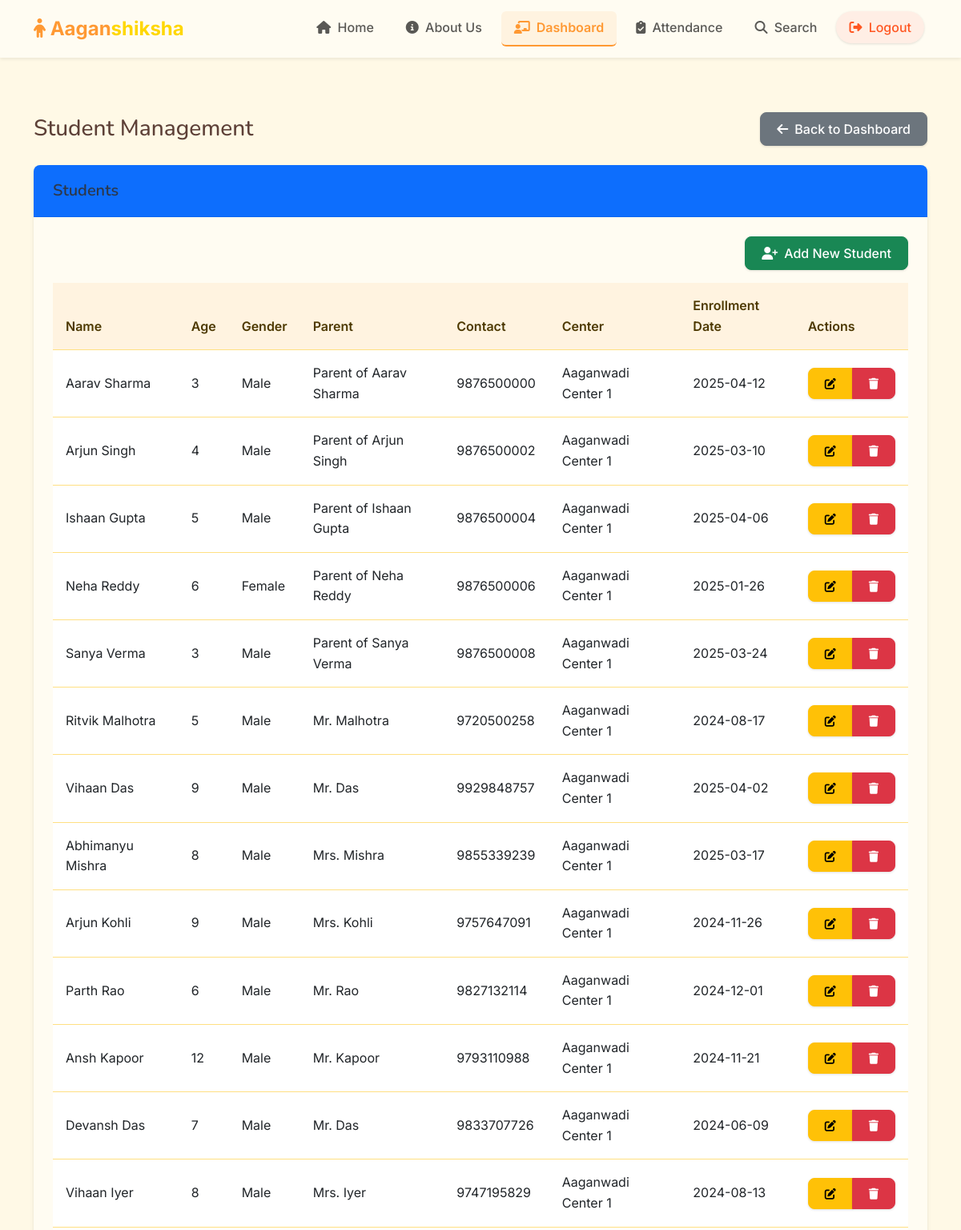
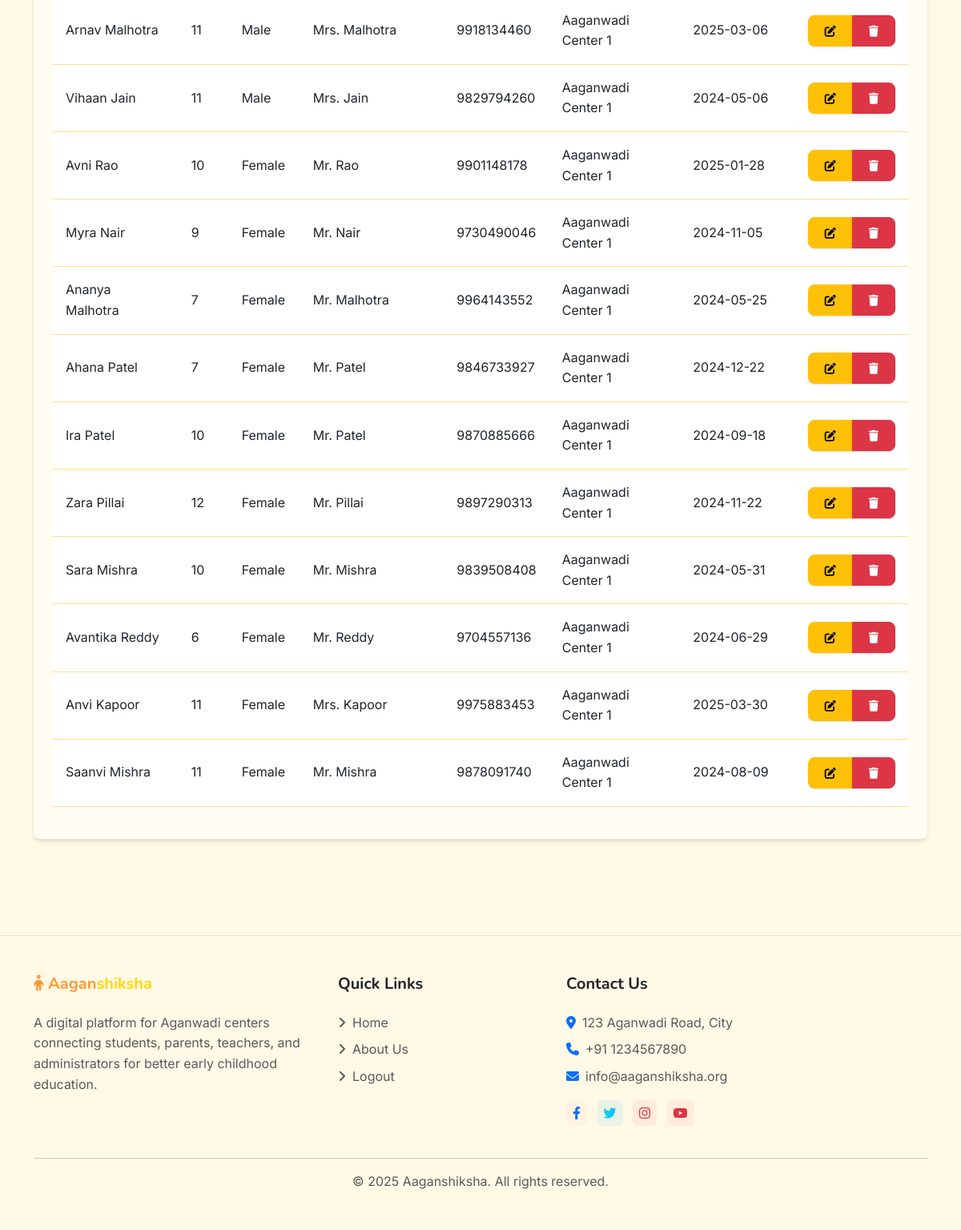
The app's page /teacher/students (signed in) with its own data (2 pictures, top to bottom).
### models.py (models this page shows, shortened)
class Student(db.Model):
    id = db.Column(db.Integer, primary_key=True)
    name = db.Column(db.String(100), nullable=False)
    age = db.Column(db.Integer)
    gender = db.Column(db.String(10))
    parent_name = db.Column(db.String(100))
    parent_contact = db.Column(db.String(15))
    address = db.Column(db.String(200))
    aadhar_number = db.Column(db.String(12), unique=True, nullable=False)
    enrollment_date = db.Column(db.Date, default=datetime.utcnow)
    center_id = db.Column(db.Integer, db.ForeignKey('center.id'), nullable=False)
    created_at = db.Column(db.DateTime, default=datetime.utcnow)
    attendance_records = db.relationship('Attendance', backref='student', lazy=True)

class Center(db.Model):
    id = db.Column(db.Integer, primary_key=True)
    name = db.Column(db.String(100), nullable=False)
    address = db.Column(db.String(200), nullable=False)
    contact_number = db.Column(db.String(15))
    email = db.Column(db.String(120))
    created_at = db.Column(db.DateTime, default=datetime.utcnow)
    students = db.relationship('Student', backref='center', lazy=True)
    inventory_items = db.relationship('Inventory', backref='center', lazy=True)

### routes/teacher.py (the view)
@teacher_bp.route('/students')
@login_required
@teacher_required
def students():
    if not current_user.center_id:
        flash('You need to be assigned to a center to view students.', 'warning')
        return redirect(url_for('teacher.dashboard'))
    students = Student.query.filter_by(center_id=current_user.center_id).all()
    return render_template('teacher/students.html', students=students)

### app.py (called while the page is built)
@app.context_processor
def inject_csrf_token():
    return dict(csrf_token=generate_csrf)

@login_manager.user_loader
def load_user(user_id):
    return User.query.get(int(user_id))

### routes/teacher.py (called while the page is built)
def teacher_required(f):
    @wraps(f)
    def decorated_function(*args, **kwargs):
        if not current_user.is_authenticated or current_user.role != 'teacher':
            flash('You need to be a teacher to access this page.', 'danger')
            return redirect(url_for('auth.login'))
        return f(*args, **kwargs)
    return decorated_function

### templates/teacher/students.html (shortened to what this page needs)
{% extends 'base.html' %}
{% block content %}
<div class="container py-4">
    <div class="d-flex justify-content-between align-items-center mb-4">
        <h1 class="h3 mb-0">Student Management</h1>
        <a href="{{ url_for('teacher.dashboard') }}" class="btn btn-secondary">
            <i class="fas fa-arrow-left me-2"></i>Back to Dashboard
        </a>
    </div>
    <div class="card mb-4">
        <div class="card-header bg-primary text-white">
            <h5 class="mb-0">
                {% if is_add %}
                    Add New Student
                {% elif is_edit %}
                    Edit Student
                {% else %}
                    Students
                {% endif %}
            </h5>
        </div>
        <div class="card-body">
            {% if is_add or is_edit %}
                <form method="POST">
                    {{ form.hidden_tag() }}
                    <div class="row mb-3">
                        <div class="col-md-6">
                            <label class="form-label">Student Name</label>
                            {{ form.name(class="form-control") }}
                            {% if form.name.errors %}
                                <div class="text-danger">
                                    {% for error in form.name.errors %}
                                        <small>{{ error }}</small>
                                    {% endfor %}
                                </div>
                            {% endif %}
                        </div>
                        <div class="col-md-3">
                            <label class="form-label">Age</label>
                            {{ form.age(class="form-control") }}
                            {% if form.age.errors %}
                                <div class="text-danger">
                                    {% for error in form.age.errors %}
                                        <small>{{ error }}</small>
                                    {% endfor %}
                                </div>
                            {% endif %}
                        </div>
                        <div class="col-md-3">
                            <label class="form-label">Gender</label>
                            {{ form.gender(class="form-select") }}
                            {% if form.gender.errors %}
                                <div class="text-danger">
                                    {% for error in form.gender.errors %}
                                        <small>{{ error }}</small>
                                    {% endfor %}
                                </div>
                            {% endif %}
                        </div>
                    </div>
                    <div class="row mb-3">
                        <div class="col-md-6">
                            <label class="form-label">Parent Name</label>
                            {{ form.parent_name(class="form-control") }}
                            {% if form.parent_name.errors %}
                                <div class="text-danger">
                                    {% for error in form.parent_name.errors %}
                                        <small>{{ error }}</small>
                                    {% endfor %}
                                </div>
                            {% endif %}
                        </div>
                        <div class="col-md-6">
                            <label class="form-label">Parent Contact</label>
                            {{ form.parent_contact(class="form-control") }}
                            {% if form.parent_contact.errors %}
                                <div class="text-danger">
                                    {% for error in form.parent_contact.errors %}
                                        <small>{{ error }}</small>
                                    {% endfor %}
                                </div>
                            {% endif %}
                        </div>
                    </div>
                    <div class="mb-3">
                        <label class="form-label">Address</label>
                        {{ form.address(class="form-control") }}
                        {% if form.address.errors %}
                            <div class="text-danger">
                                {% for error in form.address.errors %}
                                    <small>{{ error }}</small>
                                {% endfor %}
                            </div>
                        {% endif %}
                    </div>
                    <div class="mb-3">
                        <label class="form-label">Aadhar Number</label>
                        {{ form.aadhar_number(class="form-control", placeholder="Enter 12-digit Aadhar Number") }}
                        {% if form.aadhar_number.errors %}
                            <div class="text-danger">
                                {% for error in form.aadhar_number.errors %}
                                    <small>{{ error }}</small>
                                {% endfor %}
                            </div>
                        {% endif %}
                    </div>
                    <div class="mb-3">
                        <label class="form-label">Center</label>
                        {{ form.center_id(class="form-select") }}
                        {% if form.center_id.errors %}
                            <div class="text-danger">
                                {% for error in form.center_id.errors %}
                                    <small>{{ error }}</small>
                                {% endfor %}
                            </div>
                        {% endif %}
                    </div>
                    <div class="d-flex justify-content-between">
                        <a href="{{ url_for('teacher.students') }}" class="btn btn-secondary">Cancel</a>
                        {{ form.submit(class="btn btn-primary") }}
                    </div>
                </form>
            {% else %}
                <div class="d-flex justify-content-end mb-3">
                    <a href="{{ url_for('teacher.add_student') }}" class="btn btn-success">
                        <i class="fas fa-user-plus me-2"></i>Add New Student
                    </a>
                </div>
                <div class="table-responsive">
                    <table class="table table-hover">
                        <thead>
                            <tr>
                                <th>Name</th>
                                <th>Age</th>
                                <th>Gender</th>
                                <th>Parent</th>
                                <th>Contact</th>
                                <th>Center</th>
                                <th>Enrollment Date</th>
                                <th>Actions</th>
                            </tr>
                        </thead>
                        <tbody>
                            {% if students %}
                                {% for student in students %}
                                    <tr>
                                        <td>{{ student.name }}</td>
                                        <td>{{ student.age }}</td>
                                        <td>{{ student.gender|capitalize }}</td>
                                        <td>{{ student.parent_name }}</td>
                                        <td>{{ student.parent_contact }}</td>
                                        <td>{{ student.center.name }}</td>
                                        <td>{{ student.enrollment_date.strftime('%Y-%m-%d') if student.enrollment_date else 'N/A' }}</td>
                                        <td>
                                            <div class="btn-group btn-group-sm">
                                                <a href="{{ url_for('teacher.edit_student', id=student.id) }}" class="btn btn-warning">
                                                    <i class="fas fa-edit"></i>
                                                </a>
                                                <button type="button" class="btn btn-danger" data-bs-toggle="modal" data-bs-target="#deleteModal{{ student.id }}">
                                                    <i class="fas fa-trash"></i>
                                                </button>
                                            </div>
                                        </td>
                                    </tr>
                                {% endfor %}
                            {% else %}
                                <tr>
                                    <td colspan="8" class="text-center">No students found.</td>
                                </tr>
                            {% endif %}
                        </tbody>
                    </table>
                </div>
            {% endif %}
        </div>
    </div>
</div>
{% endblock %}

### static/css/style.css (style rules this page uses)
:root { --primary-color: #FF9933; --primary-light: #FFF3E0; --secondary-color: #FFD700; --info-color: #FFD700; --success-color: #FF9933; --warning-color: #FFBF00; --danger-color: #FF5722; --light-color: #FFF9E6; --dark-color: #4D3900; --text-color: #5D4037; --border-radius: 0.5rem; --box-shadow: 0 4px 6px -1px rgba(0, 0, 0, 0.1), 0 2px 4px -1px rgba(0, 0, 0, 0.06); --transition: all 0.3s ease; }
body { min-height: 100vh; display: flex; flex-direction: column; font-family: 'Inter', -apple-system, BlinkMacSystemFont, 'Segoe UI', Roboto, Oxygen, Ubuntu, Cantarell, 'Open Sans', 'Helvetica Neue', sans-serif; color: var(--text-color); background-color: #FFF9E6; line-height: 1.6; }
h1, h2, h3, h4, h5, h6 { font-family: 'Nunito', -apple-system, BlinkMacSystemFont, 'Segoe UI', Roboto, Oxygen, Ubuntu, Cantarell, 'Open Sans', 'Helvetica Neue', sans-serif; font-weight: 600; color: #2d3748; }
a { transition: var(--transition); }
.btn { border-radius: var(--border-radius); padding: 0.5rem 1.25rem; font-weight: 500; transition: var(--transition); box-shadow: 0 1px 3px rgba(0,0,0,0.12); }
.card { border: none; border-radius: var(--border-radius); box-shadow: var(--box-shadow); transition: var(--transition); overflow: hidden; background-color: #FFFCF2; }
.card-header { background-color: white; border-bottom: 1px solid rgba(0, 0, 0, 0.05); padding: 1.25rem 1.5rem; font-weight: 600; }
.card-body { padding: 1.5rem; }
.table { border-collapse: separate; border-spacing: 0; width: 100%; margin-bottom: 1rem; }
.table th { background-color: #FFF3E0; font-weight: 600; padding: 1rem; text-align: left; color: #4D3900; border-bottom: 1px solid #FFE082; }
.table td { padding: 1rem; border-bottom: 1px solid #FFE082; vertical-align: middle; }

### records on screen
Student: name "Aarav Sharma", age "3", gender "Male", parent_name "Parent of Aarav Sharma", parent_contact "9876500000", center.name "Aaganwadi Center 1", enrollment_date "2025-04-12"
Student: name "Arjun Singh", age "4", gender "Male", parent_name "Parent of Arjun Singh", parent_contact "9876500002", center.name "Aaganwadi Center 1", enrollment_date "2025-03-10"
Student: name "Ishaan Gupta", age "5", gender "Male", parent_name "Parent of Ishaan Gupta", parent_contact "9876500004", center.name "Aaganwadi Center 1", enrollment_date "2025-04-06"
Student: name "Neha Reddy", age "6", gender "Female", parent_name "Parent of Neha Reddy", parent_contact "9876500006", center.name "Aaganwadi Center 1", enrollment_date "2025-01-26"
Student: name "Sanya Verma", age "3", gender "Male", parent_name "Parent of Sanya Verma", parent_contact "9876500008", center.name "Aaganwadi Center 1", enrollment_date "2025-03-24"
Student: name "Ritvik Malhotra", age "5", gender "Male", parent_name "Mr. Malhotra", parent_contact "9720500258", center.name "Aaganwadi Center 1", enrollment_date "2024-08-17"
Student: name "Vihaan Das", age "9", gender "Male", parent_name "Mr. Das", parent_contact "9929848757", center.name "Aaganwadi Center 1", enrollment_date "2025-04-02"
Student: name "Abhimanyu Mishra", age "8", gender "Male", parent_name "Mrs. Mishra", parent_contact "9855339239", center.name "Aaganwadi Center 1", enrollment_date "2025-03-17"
Student: name "Arjun Kohli", age "9", gender "Male", parent_name "Mrs. Kohli", parent_contact "9757647091", center.name "Aaganwadi Center 1", enrollment_date "2024-11-26"
Student: name "Parth Rao", age "6", gender "Male", parent_name "Mr. Rao", parent_contact "9827132114", center.name "Aaganwadi Center 1", enrollment_date "2024-12-01"
Student: name "Ansh Kapoor", age "12", gender "Male", parent_name "Mr. Kapoor", parent_contact "9793110988", center.name "Aaganwadi Center 1", enrollment_date "2024-11-21"
Student: name "Devansh Das", age "7", gender "Male", parent_name "Mr. Das", parent_contact "9833707726", center.name "Aaganwadi Center 1", enrollment_date "2024-06-09"
Student: name "Vihaan Iyer", age "8", gender "Male", parent_name "Mrs. Iyer", parent_contact "9747195829", center.name "Aaganwadi Center 1", enrollment_date "2024-08-13"
Student: name "Arnav Malhotra", age "11", gender "Male", parent_name "Mrs. Malhotra", parent_contact "9918134460", center.name "Aaganwadi Center 1", enrollment_date "2025-03-06"
Student: name "Vihaan Jain", age "11", gender "Male", parent_name "Mrs. Jain", parent_contact "9829794260", center.name "Aaganwadi Center 1", enrollment_date "2024-05-06"
Student: name "Avni Rao", age "10", gender "Female", parent_name "Mr. Rao", parent_contact "9901148178", center.name "Aaganwadi Center 1", enrollment_date "2025-01-28"
Student: name "Myra Nair", age "9", gender "Female", parent_name "Mr. Nair", parent_contact "9730490046", center.name "Aaganwadi Center 1", enrollment_date "2024-11-05"
Student: name "Ananya Malhotra", age "7", gender "Female", parent_name "Mr. Malhotra", parent_contact "9964143552", center.name "Aaganwadi Center 1", enrollment_date "2024-05-25"
Student: name "Ahana Patel", age "7", gender "Female", parent_name "Mr. Patel", parent_contact "9846733927", center.name "Aaganwadi Center 1", enrollment_date "2024-12-22"
Student: name "Ira Patel", age "10", gender "Female", parent_name "Mr. Patel", parent_contact "9870885666", center.name "Aaganwadi Center 1", enrollment_date "2024-09-18"
Student: name "Zara Pillai", age "12", gender "Female", parent_name "Mr. Pillai", parent_contact "9897290313", center.name "Aaganwadi Center 1", enrollment_date "2024-11-22"
Student: name "Sara Mishra", age "10", gender "Female", parent_name "Mr. Mishra", parent_contact "9839508408", center.name "Aaganwadi Center 1", enrollment_date "2024-05-31"
Student: name "Avantika Reddy", age "6", gender "Female", parent_name "Mr. Reddy", parent_contact "9704557136", center.name "Aaganwadi Center 1", enrollment_date "2024-06-29"
Student: name "Anvi Kapoor", age "11", gender "Female", parent_name "Mrs. Kapoor", parent_contact "9975883453", center.name "Aaganwadi Center 1", enrollment_date "2025-03-30"
Student: name "Saanvi Mishra", age "11", gender "Female", parent_name "Mr. Mishra", parent_contact "9878091740", center.name "Aaganwadi Center 1", enrollment_date "2024-08-09"

### other values on screen
{{ current_year|default(2025) }} "2025"
